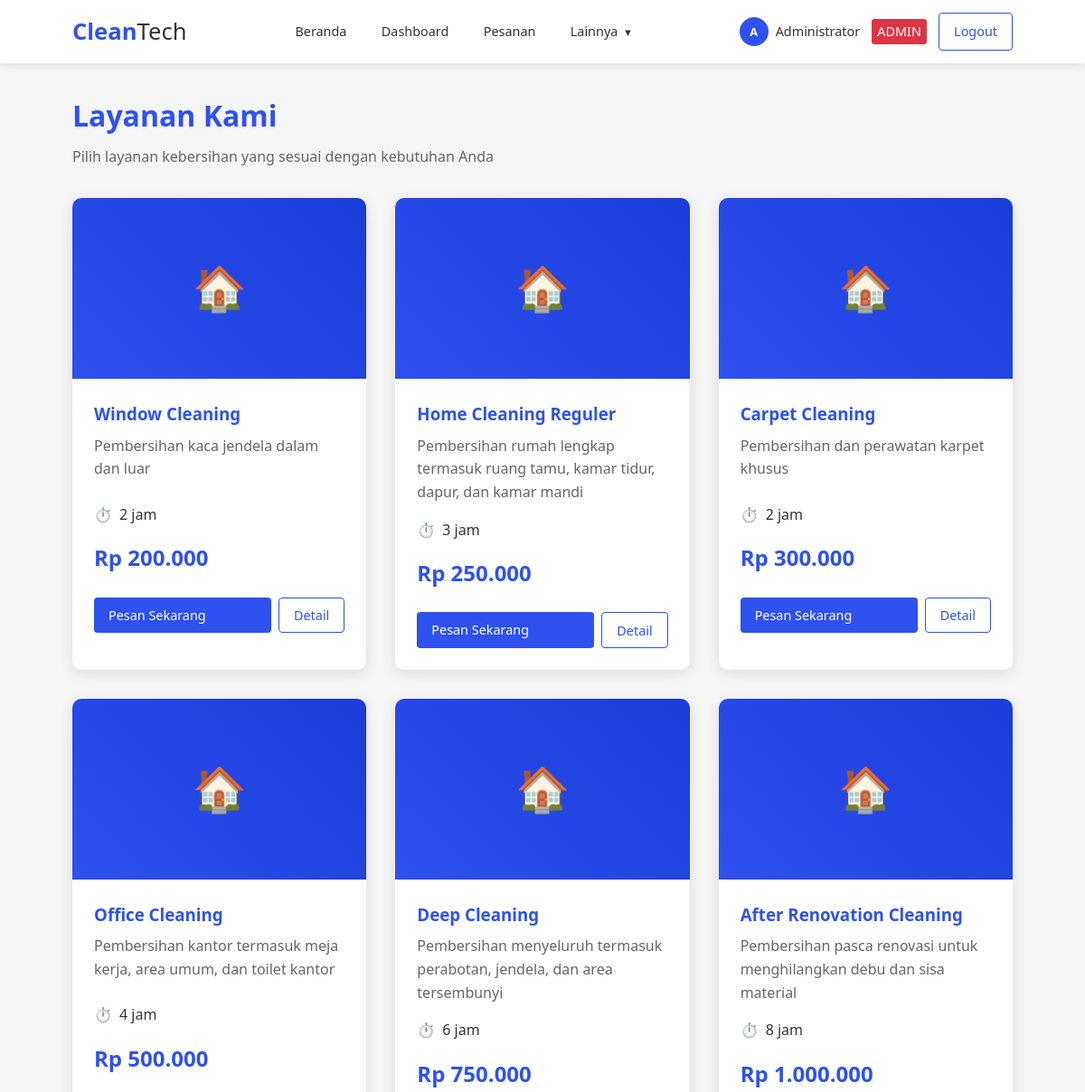
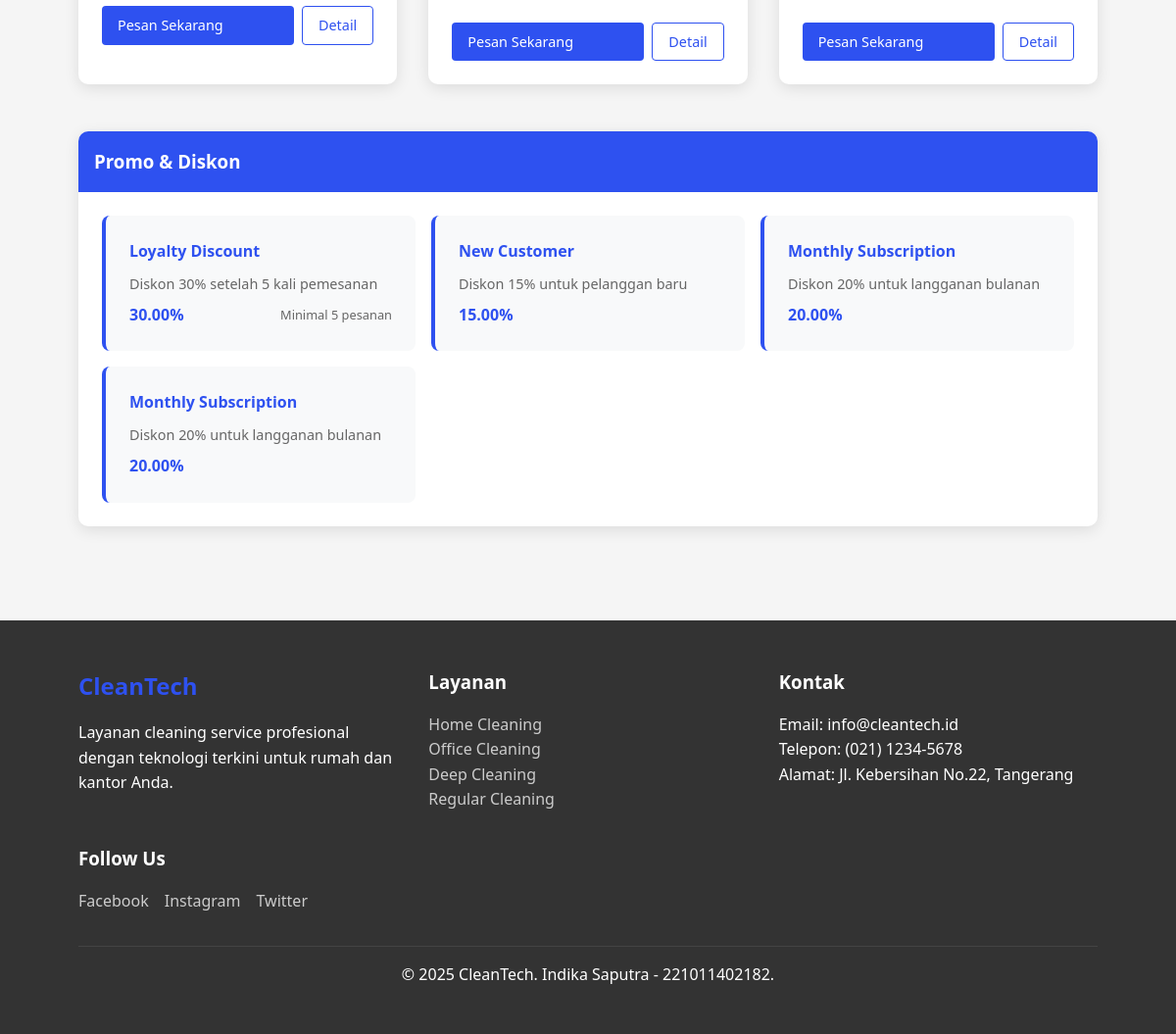
Page /user/services.php (signed in) on the committed database (2 pictures, top to bottom).
### tables this page shows
CREATE TABLE `services` (
  `id` int(11) NOT NULL,
  `name` varchar(100) NOT NULL,
  `description` text DEFAULT NULL,
  `price` decimal(10,2) NOT NULL,
  `duration_hours` int(11) DEFAULT 1,
  `image_url` varchar(255) DEFAULT NULL,
  `is_active` tinyint(1) DEFAULT 1,
  `created_at` timestamp NOT NULL DEFAULT current_timestamp()
);

CREATE TABLE `discounts` (
  `id` int(11) NOT NULL,
  `name` varchar(100) NOT NULL,
  `description` text DEFAULT NULL,
  `discount_type` enum('percentage','fixed') NOT NULL,
  `discount_value` decimal(10,2) NOT NULL,
  `min_orders` int(11) DEFAULT 0,
  `is_active` tinyint(1) DEFAULT 1,
  `valid_from` date DEFAULT NULL,
  `valid_until` date DEFAULT NULL,
  `created_at` timestamp NOT NULL DEFAULT current_timestamp()
);

### user/services.php (the view, shortened to what this page needs)
<?php
require_once '../config/database.php';
$query = "SELECT * FROM services WHERE is_active = 1 ORDER BY price ASC";
$services_result = mysqli_query($conn, $query);
$query = "SELECT * FROM discounts WHERE is_active = 1 AND (valid_until IS NULL OR valid_until >= CURDATE())";
$discounts_result = mysqli_query($conn, $query);
$discounts = [];
while ($discount = mysqli_fetch_assoc($discounts_result)) {
    $discounts[] = $discount;
}
include '../includes/header.php';
?>
<div style="margin: 2rem 0;">
    <h1 style="color: var(--primary-color); margin-bottom: 0.5rem;">Layanan Kami</h1>
    <p style="color: #666;">Pilih layanan kebersihan yang sesuai dengan kebutuhan Anda</p>
</div>
<div class="grid" style="grid-template-columns: repeat(auto-fill, minmax(300px, 1fr)); gap: 2rem; margin-bottom: 3rem;">
    <?php if (mysqli_num_rows($services_result) > 0): ?>
        <?php while ($service = mysqli_fetch_assoc($services_result)):
            $final_price = $service['price'];
            $discount_applied = false;
        ?>
            <div class="service-card" id="service-<?php echo $service['id']; ?>">
                <div class="service-image">
                    <div style="font-size: 3rem;">🏠</div>
                </div>
                <div class="service-content">
                    <h3 style="color: var(--primary-color); margin-bottom: 0.5rem;"><?php echo htmlspecialchars($service['name']); ?></h3>
                    <p style="color: #666; margin-bottom: 1rem; min-height: 60px;"><?php echo htmlspecialchars($service['description']); ?></p>
                    <div style="display: flex; align-items: center; gap: 0.5rem; margin-bottom: 1rem;">
                        <div style="display: flex; align-items: center; gap: 0.5rem;">
                            <span style="color: #666;">⏱️</span>
                            <span><?php echo $service['duration_hours']; ?> jam</span>
                        </div>
                    </div>
                    <div style="margin-bottom: 1.5rem;">
                        <?php if ($discount_applied): ?>
                            <div style="display: flex; align-items: center; gap: 0.5rem;">
                                <span style="text-decoration: line-through; color: #999; font-size: 0.9rem;">
                                    Rp <?php echo number_format($service['price'], 0, ',', '.'); ?>
                                </span>
                                <span style="font-size: 1.5rem; font-weight: bold; color: var(--primary-color);">
                                    Rp <?php echo number_format($final_price, 0, ',', '.'); ?>
                                </span>
                            </div>
                        <?php else: ?>
                            <span style="font-size: 1.5rem; font-weight: bold; color: var(--primary-color);">
                                Rp <?php echo number_format($service['price'], 0, ',', '.'); ?>
                            </span>
                        <?php endif; ?>
                    </div>
                    <div style="display: flex; gap: 0.5rem;">
                        <a href="/clean-tech/user/order.php?service_id=<?php echo $service['id']; ?>" class="btn btn-primary" style="flex: 1;">Pesan Sekarang</a>
                        <button onclick="showServiceDetail(<?php echo $service['id']; ?>)" class="btn btn-secondary">Detail</button>
                    </div>
                </div>
            </div>
        <?php endwhile; ?>
    <?php else: ?>
        <div style="grid-column: 1 / -1; text-align: center; padding: 3rem;">
            <p style="color: #666; font-size: 1.1rem;">Belum ada layanan tersedia.</p>
        </div>
    <?php endif; ?>
</div>
<div class="card" style="margin-bottom: 3rem;">
    <div class="card-header">
        <h3 style="color: white; margin: 0;">Promo & Diskon</h3>
    </div>
    <div class="card-body">
        <div style="display: grid; grid-template-columns: repeat(auto-fit, minmax(250px, 1fr)); gap: 1rem;">
            <?php foreach ($discounts as $discount): ?>
                <div style="background-color: #f8f9fa; padding: 1.5rem; border-radius: 8px; border-left: 4px solid var(--primary-color);">
                    <h4 style="color: var(--primary-color); margin-bottom: 0.5rem;">
                        <?php echo htmlspecialchars($discount['name']); ?>
                    </h4>
                    <p style="color: #666; margin-bottom: 0.5rem; font-size: 0.9rem;">
                        <?php echo htmlspecialchars($discount['description']); ?>
                    </p>
                    <div style="display: flex; align-items: center; justify-content: space-between;">
                        <span style="font-weight: bold; color: var(--primary-color);">
                            <?php
                            if ($discount['discount_type'] == 'percentage') {
                                echo $discount['discount_value'] . '%';
                            } else {
                                echo 'Rp ' . number_format($discount['discount_value'], 0, ',', '.');
                            }
                            ?>
                        </span>
                        <?php if ($discount['min_orders'] > 0): ?>
                            <span style="font-size: 0.8rem; color: #666;">
                                Minimal <?php echo $discount['min_orders']; ?> pesanan
                            </span>
                        <?php endif; ?>
                    </div>
                </div>
            <?php endforeach; ?>
        </div>
    </div>
</div>
<?php include '../includes/footer.php'; ?>

### assets/css/style.css (style rules this page uses)
* { margin: 0; padding: 0; box-sizing: border-box; font-family: 'Segoe UI', Tahoma, Geneva, Verdana, sans-serif; }
:root { --primary-color: #2e51f0; --primary-dark: #1a3cd8; --secondary-color: #ffffff; --text-color: #333333; --light-gray: #f5f5f5; --gray: #e0e0e0; --success-color: #28a745; --warning-color: #ffc107; --danger-color: #dc3545; }
body { background-color: var(--light-gray); color: var(--text-color); line-height: 1.6; min-height: 100vh; display: flex; flex-direction: column; }
.grid { display: grid; gap: 1rem; }
.card { background-color: white; border-radius: 10px; box-shadow: 0 4px 15px rgba(0,0,0,0.1); overflow: hidden; transition: transform 0.3s ease; }
.card-header { background-color: var(--primary-color); color: white; padding: 1rem; }
.card-body { padding: 1.5rem; }
.btn { padding: 0.5rem 1.5rem; border: none; border-radius: 4px; cursor: pointer; font-weight: 500; text-decoration: none; display: inline-block; transition: all 0.3s ease; font-size: 1rem; }
.btn-primary { background-color: var(--primary-color); color: var(--secondary-color); }
.btn-secondary { background-color: var(--secondary-color); color: var(--primary-color); border: 2px solid var(--primary-color); }
.service-card { background: white; border-radius: 10px; overflow: hidden; box-shadow: 0 4px 15px rgba(0,0,0,0.1); transition: transform 0.3s ease; }
.service-card .service-image { height: 200px; background: linear-gradient(45deg, var(--primary-color), #1a3cd8); display: flex; align-items: center; justify-content: center; color: white; font-size: 2rem; }
.service-card .service-content { padding: 1.5rem; }

### rows in the picture
services: name "Window Cleaning", description "Pembersihan kaca jendela dalam dan luar", duration_hours "2", price "200.000"
services: name "Home Cleaning Reguler", description "Pembersihan rumah lengkap termasuk ruang tamu, kamar tidur, dapur, dan kamar mandi", duration_hours "3", price "250.000"
services: name "Carpet Cleaning", description "Pembersihan dan perawatan karpet khusus", duration_hours "2", price "300.000"
services: name "Office Cleaning", description "Pembersihan kantor termasuk meja kerja, area umum, dan toilet kantor", duration_hours "4", price "500.000"
services: name "Deep Cleaning", description "Pembersihan menyeluruh termasuk perabotan, jendela, dan area tersembunyi", duration_hours "6", price "750.000"
services: name "After Renovation Cleaning", description "Pembersihan pasca renovasi untuk menghilangkan debu dan sisa material", duration_hours "8", price "1.000.000"
discounts: name "Loyalty Discount", description "Diskon 30% setelah 5 kali pemesanan", discount_value "30.00", min_orders "5"
discounts: name "New Customer", description "Diskon 15% untuk pelanggan baru", discount_value "15.00"
discounts: name "Monthly Subscription", description "Diskon 20% untuk langganan bulanan", discount_value "20.00"
discounts: name "Monthly Subscription", description "Diskon 20% untuk langganan bulanan", discount_value "20.00"

### other values in the picture
substr($_SESSION['user_name'], 0, 1) "A"
$_SESSION['user_name'] "Administrator"
